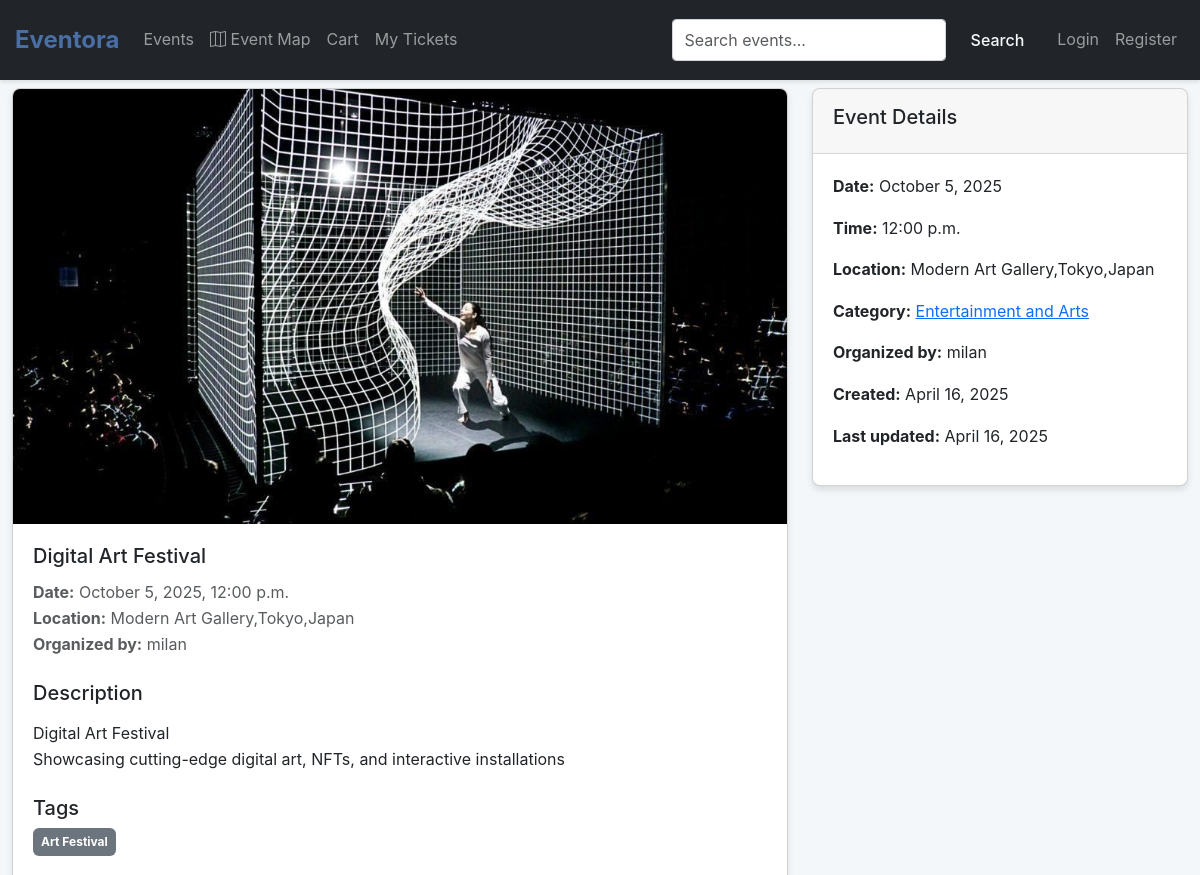
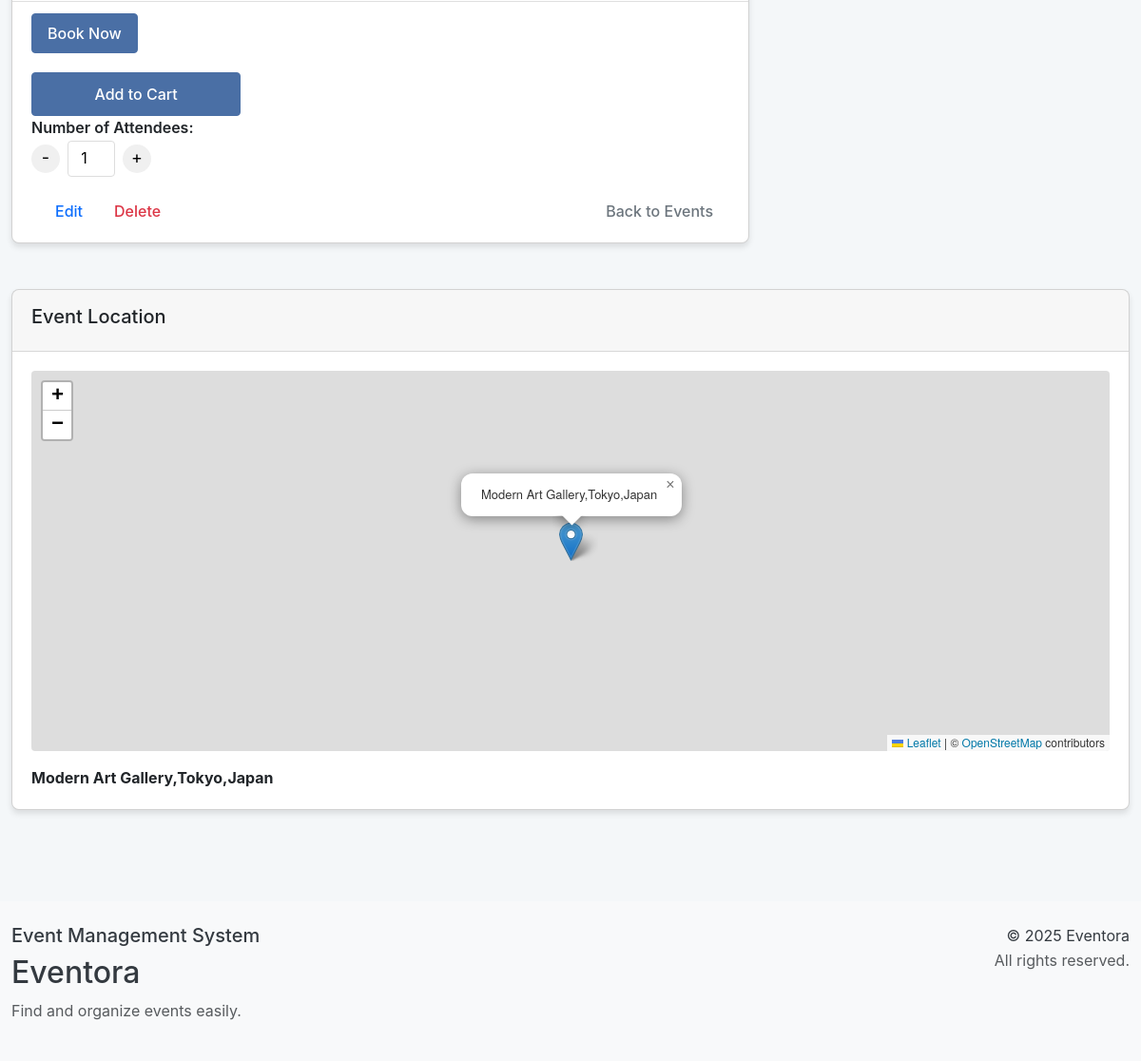
Page /event/4/ on the committed database (2 pictures, top to bottom).
### events/models.py (models this page shows, shortened)
class Event(models.Model):
    title = models.CharField(max_length=200)
    description = models.TextField()
    date = models.DateTimeField()
    location = models.CharField(max_length=200)
    image = models.ImageField(upload_to='event_images/', blank=True, null=True)
    created_at = models.DateTimeField(auto_now_add=True)
    updated_at = models.DateTimeField(auto_now=True)
    organizer = models.ForeignKey(User, on_delete=models.CASCADE, related_name='events')
    category = models.ForeignKey(Category, on_delete=models.SET_NULL, null=True, related_name='events')
    tags = models.ManyToManyField(Tag, blank=True, related_name='events')
    price = models.DecimalField(max_digits=10, decimal_places=2, default=0.00)

class Tag(models.Model):
    name = models.CharField(max_length=50, unique=True)

class Category(models.Model):
    name = models.CharField(max_length=100)
    description = models.TextField(blank=True)
    class Meta:
        verbose_name_plural = "Categories"

### events/views.py (the view)
# urls.py: path('event/<int:pk>/', views.event_detail, name='event_detail'),
def event_detail(request, pk):
    event = get_object_or_404(Event, pk=pk)
    return render(request, 'events/event_detail.html', {'event': event})

### events/context_processors.py (called while the page is built)
def common_data(request):
    return {
        'all_categories': Category.objects.all(),
        'all_tags': Tag.objects.all()[:15],
    }

### events/templates/events/event_detail.html (shortened to what this page needs)
{% extends "events/base.html" %}
{% block content %}
<link rel="stylesheet" href="https://unpkg.com/leaflet@1.9.3/dist/leaflet.css">
<div class="row">
    <div class="col-md-8">
        <div class="card mb-4">
            {% if event.image %}
            <img src="{{ event.image.url }}" class="card-img-top" alt="{{ event.title }}">
            {% else %}
            <div class="bg-light text-center py-5">
                <span class="text-muted">No Image</span>
            </div>
            {% endif %}
            <div class="card-body">
                <h1 class="card-title">{{ event.title }}</h1>
                <p class="text-muted">
                    <strong>Date:</strong> {{ event.date|date:"F j, Y, g:i a" }} <br>
                    <strong>Location:</strong> {{ event.location }} <br>
                    <strong>Organized by:</strong> {{ event.organizer.username }}
                </p>
                <h5 class="mt-4">Description</h5>
                <p class="card-text">{{ event.description|linebreaks }}</p>
                {% if event.tags.all %}
                <div class="mt-4">
                    <h5>Tags</h5>
                    <div class="d-flex flex-wrap gap-2">
                        {% for tag in event.tags.all %}
                        <a href="{% url 'event_by_tag' tag.id %}" class="text-decoration-none">
                            <span class="badge bg-secondary p-2">{{ tag.name }}</span>
                        </a>
                        {% endfor %}
                    </div>
                </div>
                {% endif %}
            </div>
            <div class="card-footer bg-transparent">
                <a href="{% url 'booking' event.pk %}" class="btn btn-primary">Book Now</a>
                {% include 'events/add_to_cart_button.html' %}
                <div class="btn-group ms-2">
                    <a href="{% url 'event_edit' event.pk %}" class="btn btn-outline-primary">Edit</a>
                    <a href="{% url 'event_delete' event.pk %}" class="btn btn-outline-danger">Delete</a>
                </div>
                <a href="{% url 'event_list' %}" class="btn btn-outline-secondary float-end">Back to Events</a>
            </div>
        </div>
    </div>
    <div class="col-md-4">
        <div class="card mb-4">
            <div class="card-header">
                <h5>Event Details</h5>
            </div>
            <div class="card-body">
                <p><strong>Date:</strong> {{ event.date|date:"F j, Y" }}</p>
                <p><strong>Time:</strong> {{ event.date|date:"g:i a" }}</p>
                <p><strong>Location:</strong> {{ event.location }}</p>
                {% if event.category %}
                <p>
                    <strong>Category:</strong>
                    <a href="{% url 'event_by_category' event.category.id %}">{{ event.category.name }}</a>
                </p>
                {% endif %}
                <p><strong>Organized by:</strong> {{ event.organizer.username }}</p>
                <p><strong>Created:</strong> {{ event.created_at|date:"F j, Y" }}</p>
                <p><strong>Last updated:</strong> {{ event.updated_at|date:"F j, Y" }}</p>
            </div>
        </div>
    </div>
</div>
<div class="row mt-4">
    <div class="col-12">
        <div class="card mb-4">
            <div class="card-header">
                <h5>Event Location</h5>
            </div>
            <div class="card-body">
                <div id="map"></div>
                <div class="mt-3">
                    <strong>{{ event.location }}</strong>
                </div>
            </div>
        </div>
    </div>
</div>
{% endblock %}

### events/static/events/css/enchanced_styles.css (style rules this page uses)
* { margin: 0; padding: 0; box-sizing: border-box; }
:root { --primary: #4a6fa5; --primary-dark: #344e7a; --secondary: #6c757d; --success: #28a745; --danger: #dc3545; --warning: #ffc107; --info: #17a2b8; --light: #f8f9fa; --dark: #343a40; --white: #ffffff; --font-main: -apple-system, BlinkMacSystemFont, "Segoe UI", Roboto, Helvetica, Arial, sans-serif; }
body { font-family: var(--font-main); line-height: 1.6; color: var(--dark); background-color: #f4f7f9; }
.row { display: flex; flex-wrap: wrap; margin: 0 -15px; }
.btn { display: inline-block; font-weight: 500; text-align: center; white-space: nowrap; vertical-align: middle; user-select: none; border: 1px solid transparent; padding: 0.5rem 1rem; font-size: 1rem; line-height: 1.5; border-radius: 0.25rem; transition: all 0.2s; cursor: pointer; }
.btn-primary { color: var(--white); background-color: var(--primary); border-color: var(--primary); }
.card { position: relative; display: flex; flex-direction: column; min-width: 0; word-wrap: break-word; background-color: var(--white); background-clip: border-box; border-radius: 0.5rem; box-shadow: 0 4px 6px rgba(0, 0, 0, 0.1); overflow: hidden; margin-bottom: 1.5rem; }
.card-header { padding: 1rem 1.25rem; background-color: rgba(0, 0, 0, 0.03); border-bottom: 1px solid rgba(0, 0, 0, 0.125); }
.card-body { flex: 1 1 auto; padding: 1.25rem; }
.card-title { margin-bottom: 0.75rem; font-size: 1.25rem; font-weight: 500; }
.card-text { margin-top: 0; margin-bottom: 1rem; }
.card-footer { padding: 0.75rem 1.25rem; background-color: rgba(0, 0, 0, 0.03); border-top: 1px solid rgba(0, 0, 0, 0.125); }
.mt-3 { margin-top: 1rem; }
.mt-4 { margin-top: 1.5rem; }
.mb-4 { margin-bottom: 1.5rem; }
.d-flex { display: flex; }

### events/templates/events/event_detail.html (style rules this page uses)
#map { height: 400px; width: 100%; border-radius: 4px; margin-bottom: 15px; }

### rows in the picture
Event: image (picture), title "Digital Art Festival", date "October 5, 2025, 12:00 p.m.", location "Modern Art Gallery,Tokyo,Japan", organizer.username "milan", description "Digital Art Festival Showcasing cutting-edge digital art, NFTs, and interactive installations", date "October 5, 2025", date "12:00 p.m.", category.name "Entertainment and Arts", created_at "April 16, 2025", updated_at "April 16, 2025"
Tag: name "Art Festival"
